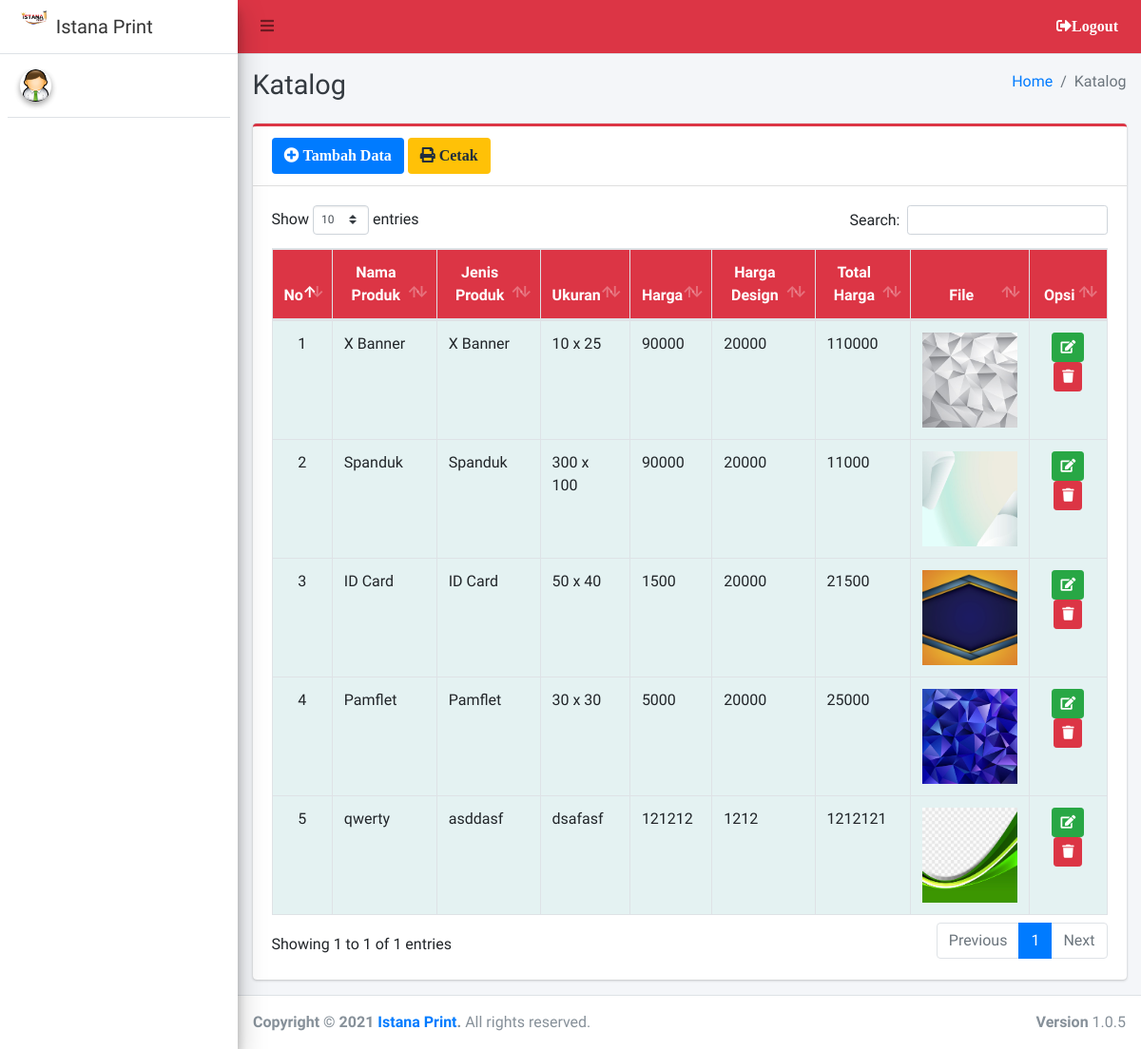
Screenshot of /admin/katalog/index.php with the database file from the repository.
### tables this page shows
CREATE TABLE `katalog`  (
  `id_katalog` int(11) NOT NULL AUTO_INCREMENT,
  `nama_katalog` varchar(150) NOT NULL,
  `jenis_katalog` varchar(150) NOT NULL,
  `qty` varchar(50) NOT NULL,
  `ukuran` varchar(150) NOT NULL,
  `harga` varchar(50) NOT NULL,
  `harga_desain` varchar(50) NOT NULL,
  `total_harga` varchar(50) NOT NULL,
  `file` varchar(100) NULL DEFAULT NULL,
  PRIMARY KEY (`id_katalog`) USING BTREE
);

### config/config.php (called while the page is built, shortened)
<?php
	function base_url($url = null){
		$base_url = "http://localhost/istana-print";
		if ($url != null) {
			return $base_url."/".$url;
		}else{
			return $base_url;
		}
	}
 ?>

### admin/katalog/index.php (the view, shortened to what this page needs)
<?php
require '../../config/config.php';
require '../../config/koneksi.php';
?>
<!DOCTYPE html>
<html>
<?php
include '../../templates/head.php';
?>
<body class="hold-transition sidebar-mini layout-fixed">
    <div class="wrapper">
        <?php
        include '../../templates/navbar.php';
        ?>
        <?php
        include '../../templates/sidebar.php';
        ?>
        <div class="content-wrapper">
            <div class="content-header">
                <div class="container-fluid">
                    <div class="row mb-2">
                        <div class="col-sm-6">
                            <h1 class="m-0 text-dark">Katalog</h1>
                        </div>
                        <div class="col-sm-6">
                            <ol class="breadcrumb float-sm-right">
                                <li class="breadcrumb-item"><a href="#">Home</a></li>
                                <li class="breadcrumb-item active">Katalog</li>
                            </ol>
                        </div>
                    </div>
                </div>
            </div>
            <section class="content">
                <div class="container-fluid">
                    <div class="row">
                        <div class="col-12">
                            <div class="card card-danger card-outline">
                                <div class="card-header">
                                    <a href="tambah" class="btn bg-blue"><i class="fa fa-plus-circle"> Tambah Data</i></a>
                                    <a href="print" target="blank" class="btn bg-yellow"><i class="fa fa-print"> Cetak</i></a>
                                </div>
                                <div class="card-body">
                                    <div class="table-responsive">
                                        <table id="example1" class="table table-bordered table-striped">
                                            <thead class="bg-red">
                                                <tr align="center">
                                                    <th>No</th>
                                                    <th>Nama Produk</th>
                                                    <th>Jenis Produk</th>
                                                    <th>Ukuran</th>
                                                    <th>Harga</th>
                                                    <th>Harga Design</th>
                                                    <th>Total Harga</th>
                                                    <th>File</th>
                                                    <th>Opsi</th>
                                                </tr>
                                            </thead>
                                            <?php
                                            $no = 1;
                                            $data = $koneksi->query("SELECT * FROM katalog");
                                            while ($row = $data->fetch_array()) {
                                            ?>
                                                <tbody style="background-color: azure">
                                                    <tr>
                                                        <td align="center"><?= $no++ ?></td>
                                                        <td><?= $row['nama_katalog'] ?></td>
                                                        <td><?= $row['jenis_katalog'] ?></td>
                                                        <td><?= $row['ukuran'] ?></td>
                                                        <td><?= $row['harga'] ?></td>
                                                        <td><?= $row['harga_desain'] ?></td>
                                                        <td><?= $row['total_harga'] ?></td>
                                                        <td>
                                                            <?php if($row['file']) { ?>
                                                                <a href="<?= base_url("assets/katalog/". $row['file']) ?>" target="blank">
                                                                    <img src="<?= base_url("assets/katalog/". $row['file']) ?>" style="width: 100px; height: 100px;">
                                                                </a>
                                                            <?php }else{echo "Tidak ada file";} ?>
                                                        </td>
                                                        <td align="center">
                                                            <a href="edit?id=<?= $row['id_katalog'] ?>" class="btn btn-success btn-sm" title="Edit"><i class="fa fa-edit"></i></a>
                                                            <a href="hapus?id=<?= $row['id_katalog'] ?>" class="btn btn-danger btn-sm alert-hapus" title="Hapus"><i class="fa fa-trash"></i></a>
                                                        </td>
                                                    </tr>
                                                </tbody>
                                            <?php } ?>
                                        </table>
                                    </div>
                                </div>
                            </div>
                        </div>
                    </div>
                </div>
            </section>
        </div>
        <?php include_once "../../templates/footer.php"; ?>
    </div>
</body>
</html>

### rows the page displays
katalog: nama_katalog "X Banner", jenis_katalog "X Banner", ukuran "10 x 25", harga "90000", harga_desain "20000", total_harga "110000", file (picture)
katalog: nama_katalog "Spanduk", jenis_katalog "Spanduk", ukuran "300 x 100", harga "90000", harga_desain "20000", total_harga "11000", file (picture)
katalog: nama_katalog "ID Card", jenis_katalog "ID Card", ukuran "50 x 40", harga "1500", harga_desain "20000", total_harga "21500", file (picture)
katalog: nama_katalog "Pamflet", jenis_katalog "Pamflet", ukuran "30 x 30", harga "5000", harga_desain "20000", total_harga "25000", file (picture)
katalog: nama_katalog "qwerty", jenis_katalog "asddasf", ukuran "dsafasf", harga "121212", harga_desain "1212", total_harga "1212121", file (picture)
